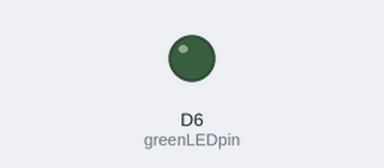
Simulated run of this sketch. Board: ESP8266 (NodeMCU). On the bench: output pins drawn as LEDs (lit = HIGH). WiFi joins after 1.5 s; servers stay silent unless stated; what the sketch prints to the serial monitor is not drawn. At 2.5 s the program puts the board to deep sleep or switches it off; the recording ends there.

Above: at 0.1 s.
Timing chart, 0 to 2.5 s (numbered marks = the images above):
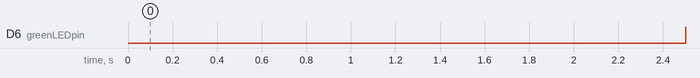

Measured:
- by itself, D6 (greenLEDpin): LOW → HIGH at 2.5 s

The sketch:

MQTT_Test.ino
```cpp
//--------------------------------------------------------------------------------
// MQTT to AIMOS MQTT Brocker
// Fred Lupper, 16.10.2017
// Last modified: 16.10.2017
//--------------------------------------------------------------------------------

#include "UbidotsESPMQTT.h"
#include <SoftwareSerial.h>

//#define SSID "iPhone von Alfred"
//#define PASS "Fred01i#"

#define SSID "Aystetten2"
#define PASS "Amelie04"

#define TOKEN "A1E-i8eODe5VEDhD9wt8T4gYDIFd2IrxEF"

//mosquitto_sub -h 192.168.0.6 -u fred -t zway/aimos/#

#define greenLEDpin D6   // LED zum Blinken. Bei ESP-07 Pin 2. Bei ESP-01 Pin 1
#define redLEDpin D8   // LED zum Blinken. Bei ESP-07 Pin 2. Bei ESP-01 Pin 1
#define Light_PIN A0

#define Maxtimeout 60

const int SleepTime = 60;
int timeout = 0;

Ubidots client("fred");

/****************************************
 * Auxiliar Functions
 ****************************************/

void callback(char* topic, byte* payload, unsigned int length) {
  Serial.print("Message arrived [");
  Serial.print(topic);
  Serial.print("] ");
  for (int i=0;i<length;i++) {
    Serial.print((char)payload[i]);
  }
  Serial.println();
}

void setup() {

  //------------------------------------ Init Serial -----------------------------------------------------------------------

    Serial.begin(115200);
    Serial.setTimeout(2000);
    // Wait for serial to initialize.
    while(!Serial) { }
    Serial.println();
    Serial.println("I'm awake.");

  //------------------------------------ Im Station Modus mit Netzwerk verbinden -------------------------------------------

  client.ubidotsSetBroker("fredlupper.ddns.net");

  client.setDebug(true); // Pass a true or false bool value to activate debug messages

  WiFi.begin(SSID, PASS);
  client.setClientName(); // Modified by Fred
  client.begin(callback);

while (WiFi.status() != WL_CONNECTED) {
  delay(500);
  Serial.print(".");

  if  (timeout > Maxtimeout) {
      Serial.println(F("WiFi failed to connect"));
      pinMode(redLEDpin, OUTPUT);
      digitalWrite(redLEDpin, 0);  // red LED ON für 2 Sekunden
      delay(1000);
      digitalWrite(redLEDpin, 1);
      ESP.deepSleep(1000000 * SleepTime); // schlafe für 60 Sekunden und versuche es dann nochmals
      delay(100);
  }
  timeout++;
 }

      WiFi.setAutoReconnect(true);
      Serial.println(F("WiFi connected"));
      Serial.println(F("IP address: "));
      Serial.println(WiFi.localIP());

      if(!client.connected()){
      client.reconnect();
      }

      pinMode(greenLEDpin, OUTPUT);
      digitalWrite(greenLEDpin, 0);  // green LED ON für 2 Sekunden
      delay(1000);
      digitalWrite(greenLEDpin, 1);

  //------------------------------------ Sensoren lesen  -------------------------------------------

    pinMode(Light_PIN, INPUT);
    float lux = analogRead(Light_PIN);
    Serial.print("lux: ");    Serial.println(lux);

    client.add("lux", lux); //Insert your variable Labels and the value to be sent
    client.ubidotsPublish("aimos");
    client.loop();

 //   delay(10000);
    Serial.println();
    Serial.println("Going into deep sleep");
    ESP.deepSleep(1000000 * SleepTime); // schlafe für 60 Sekunden
    delay(100);
}

void loop() {
  yield();
}
```
